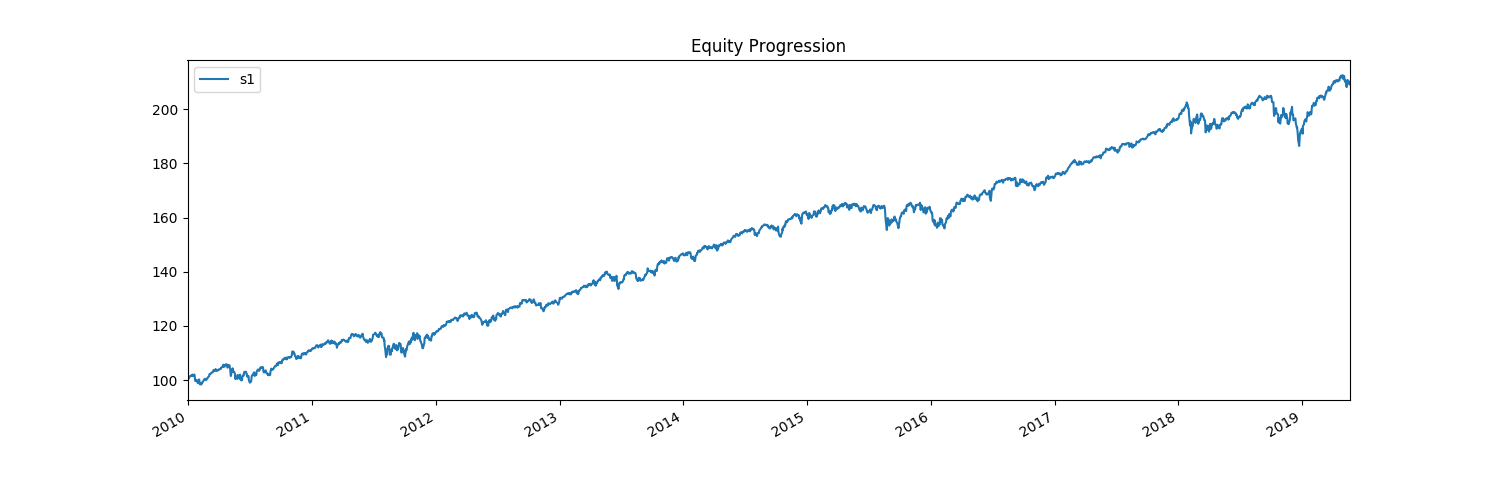

This figure's Python source:
# -*- coding:utf-8 -*-
# 尝试一下使用框架吧，自己写太乱了
# 这里用bt
# http://pmorissette.github.io/bt/#what-is-bt


import bt
import matplotlib.pyplot as plt
import pandas as pd


#输出结果
def Output(res):
    fig = res.plot()
    plt.savefig("btTest.png")
    res.display()
    fig = res.plot_histogram()
    plt.savefig("btHistTest.png")
    res.plot_security_weights()
    plt.savefig("btWeights.png")
    
    
if __name__ == "__main__":
    # 获取数据
    #data = bt.get("spy, agg", start = "2010-01-01")
    #print(data.head(), data.describe())
    #data.to_csv("btTest.csv")
    data2 = pd.read_csv("btTest.csv")
    data2["Date"] = pd.to_datetime(data2["Date"])
    data2.set_index("Date", inplace=True) 
    print(data2.head())

    # 创建策略
    s = bt.Strategy("s1", 
    [bt.algos.RunMonthly(),
     bt.algos.SelectAll(),
     bt.algos.WeighEqually(),
     bt.algos.Rebalance()])
    # 建立回测
    test = bt.Backtest(s, data2)
    res = bt.run(test)
    # 输出结果
    Output(res)
    # 建立新的策略
    s2 = bt.Strategy("s2",
    [bt.algos.RunWeekly(),
     bt.algos.SelectAll(),
     bt.algos.WeighInvVol(),
     bt.algos.Rebalance()])
    # 建立回测
    test2 = bt.Backtest(s2, data2)
    # 执行回测，一步一步显示
    res2 = bt.run(test, test2)
    # 输出
    Output(res2)
